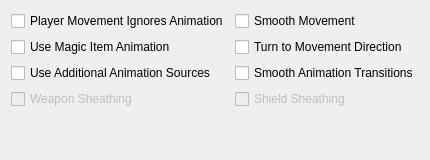
           <widget class="QWidget" name="animationsTab">
            <attribute name="title">
             <string>Animations</string>
            </attribute>
            <layout class="QHBoxLayout" name="horizontalAnimationLayout">
             <item>
              <layout class="QGridLayout" name="animationLayout" columnstretch="0,0">
               <item row="0" column="1">
                <widget class="QCheckBox" name="smoothMovementCheckBox">
                 <property name="toolTip">
                  <string>&lt;html&gt;&lt;head/&gt;&lt;body&gt;&lt;p&gt;Makes NPCs and player movement more smooth. Recommended to use with &quot;turn to movement direction&quot; enabled.&lt;/p&gt;&lt;/body&gt;&lt;/html&gt;</string>
                 </property>
                 <property name="text">
                  <string>Smooth Movement</string>
                 </property>
                </widget>
               </item>
               <item row="3" column="0">
                <widget class="QCheckBox" name="animSourcesCheckBox">
                 <property name="toolTip">
                  <string>&lt;html&gt;&lt;head/&gt;&lt;body&gt;&lt;p&gt;Load per-group KF-files and skeleton files from Animations folder&lt;/p&gt;&lt;/body&gt;&lt;/html&gt;</string>
                 </property>
                 <property name="text">
                  <string>Use Additional Animation Sources</string>
                 </property>
                </widget>
               </item>
               <item row="6" column="1">
                <spacer name="verticalSpacer_11">
                 <property name="orientation">
                  <enum>Qt::Vertical</enum>
                 </property>
                 <property name="sizeHint" stdset="0">
                  <size>
                   <width>20</width>
                   <height>40</height>
                  </size>
                 </property>
                </spacer>
               </item>
               <item row="2" column="1">
                <widget class="QCheckBox" name="turnToMovementDirectionCheckBox">
                 <property name="toolTip">
                  <string>&lt;html&gt;&lt;head/&gt;&lt;body&gt;&lt;p&gt;Affects side and diagonal movement. Enabling this setting makes movement more realistic.&lt;/p&gt;&lt;p&gt;If disabled then the whole character's body is pointed to the direction of view. Diagonal movement has no special animation and causes sliding.&lt;/p&gt;&lt;p&gt;If enabled then the character turns lower body to the direction of movement. Upper body is turned partially. Head is always pointed to the direction of view. In combat mode it works only for diagonal movement. In non-combat mode it changes straight right and straight left movement as well. Also turns the whole body up or down when swimming according to the movement direction.&lt;/p&gt;&lt;/body&gt;&lt;/html&gt;</string>
                 </property>
                 <property name="text">
                  <string>Turn to Movement Direction</string>
                 </property>
                </widget>
               </item>
               <item row="4" column="0">
                <widget class="QCheckBox" name="weaponSheathingCheckBox">
                 <property name="enabled">
                  <bool>false</bool>
                 </property>
                 <property name="toolTip">
                  <string>&lt;html&gt;&lt;head/&gt;&lt;body&gt;&lt;p&gt;Render holstered weapons (with quivers and scabbards), requires modded assets.&lt;/p&gt;&lt;/body&gt;&lt;/html&gt;</string>
                 </property>
                 <property name="text">
                  <string>Weapon Sheathing</string>
                 </property>
                </widget>
               </item>
               <item row="4" column="1">
                <widget class="QCheckBox" name="shieldSheathingCheckBox">
                 <property name="enabled">
                  <bool>false</bool>
                 </property>
                 <property name="toolTip">
                  <string>&lt;html&gt;&lt;head/&gt;&lt;body&gt;&lt;p&gt;Render holstered shield, requires modded assets.&lt;/p&gt;&lt;/body&gt;&lt;/html&gt;</string>
                 </property>
                 <property name="text">
                  <string>Shield Sheathing</string>
                 </property>
                </widget>
               </item>
               <item row="0" column="0">
                <widget class="QCheckBox" name="playerMovementIgnoresAnimationCheckBox">
                 <property name="toolTip">
                  <string>&lt;html&gt;&lt;head/&gt;&lt;body&gt;&lt;p&gt;In third person, the camera will sway along with the movement animations of the player. Enabling this option disables this swaying by having the player character move independently of its animation. This was the default behavior of OpenMW 0.48 and earlier.&lt;/p&gt;&lt;/body&gt;&lt;/html&gt;</string>
                 </property>
                 <property name="text">
                  <string>Player Movement Ignores Animation</string>
                 </property>
                </widget>
               </item>
               <item row="2" column="0">
                <widget class="QCheckBox" name="magicItemAnimationsCheckBox">
                 <property name="toolTip">
                  <string>&lt;html&gt;&lt;head/&gt;&lt;body&gt;&lt;p&gt;Use casting animations for magic items, just as for spells.&lt;/p&gt;&lt;/body&gt;&lt;/html&gt;</string>
                 </property>
                 <property name="text">
                  <string>Use Magic Item Animation</string>
                 </property>
                </widget>
               </item>
               <item row="3" column="1">
                <widget class="QCheckBox" name="smoothAnimTransitionsCheckBox">
                 <property name="toolTip">
                  <string>&lt;html&gt;&lt;head/&gt;&lt;body&gt;&lt;p&gt;If enabled - makes transitions between different animations/poses much smoother. Also allows to load animation blending config YAML files that can be bundled with animations in order to customise blending styles.&lt;/p&gt;&lt;/body&gt;&lt;/html&gt;</string>
                 </property>
                 <property name="text">
                  <string>Smooth Animation Transitions</string>
                 </property>
                </widget>
               </item>
              </layout>
             </item>
            </layout>
           </widget>
